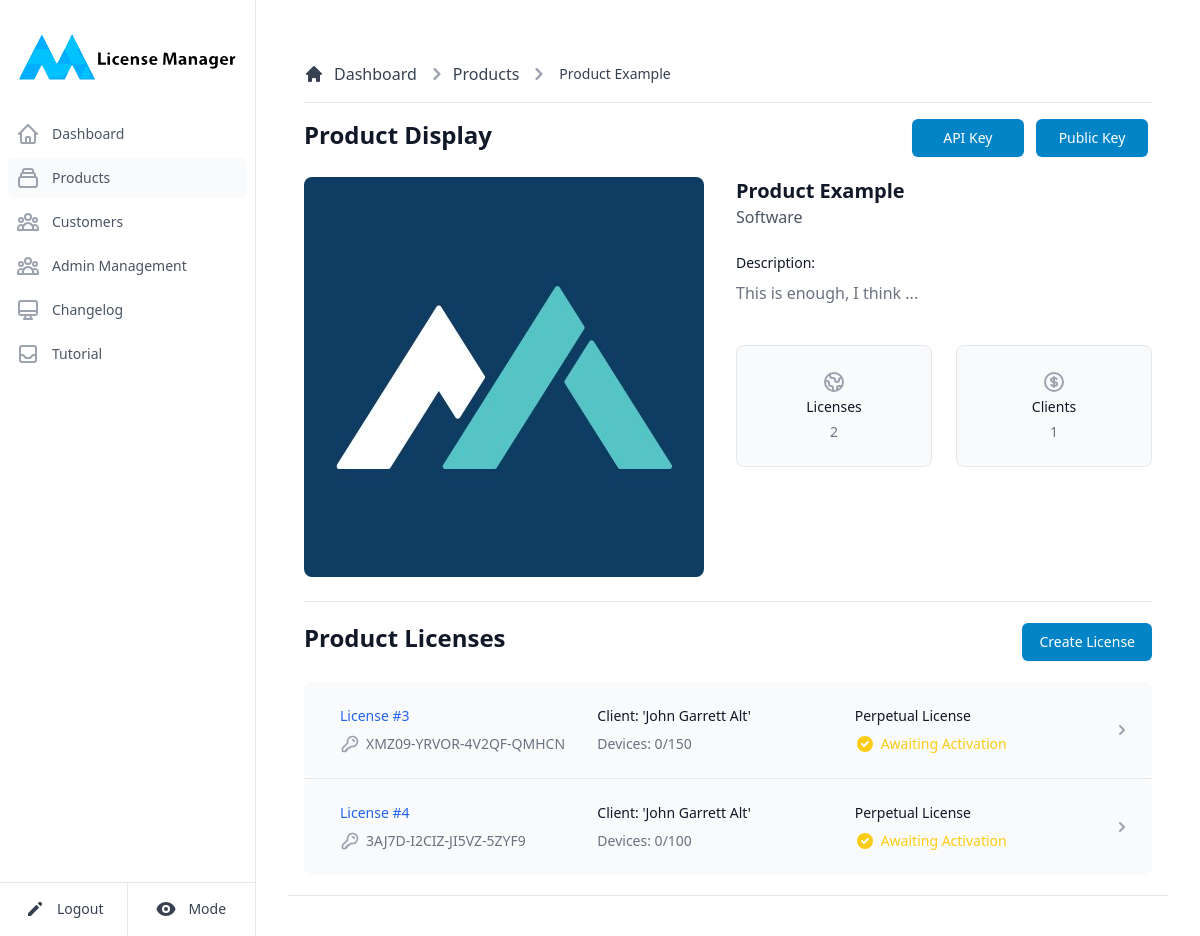
Page /products/id/1 (signed in) on the committed database.
### bin/models.py (models this page shows)
class Product(db.Model):
    __tablename__ = "product"
    id = db.Column( db.Integer, primary_key=True )
    name = db.Column( db.String(100), unique=True )
    category = db.Column( db.String(100) )
    image = db.Column( db.String(150) , nullable=False )
    details = db.Column( db.String(1000) )
    privateK = db.Column(db.String(1100), unique=True)
    publicK = db.Column(db.String(1100), unique=True)
    apiK = db.Column( db.String(100), unique=True )
    keys = db.relationship('Key', cascade='all,delete', backref='product')

class Key(db.Model):
    __tablename__ = "key"
    id = db.Column(db.Integer, primary_key=True)
    productid = db.Column(db.Integer, db.ForeignKey('product.id', ondelete="cascade"), nullable=False)
    clientid = db.Column(db.Integer, db.ForeignKey('client.id', ondelete="cascade"), nullable=False)
    serialkey = db.Column( db.String(100), unique = True)
    maxdevices = db.Column( db.Integer )
    devices = db.Column( db.Integer )
    status = db.Column( db.Integer )
    expirydate = db.Column( db.Integer, nullable=False)
    registrations = db.relationship('Registration', cascade='all,delete', backref='key')
    changelogs = db.relationship('Changelog', cascade='all,delete', backref='key')

class Client(db.Model):
    __tablename__ = "client"
    id = db.Column(db.Integer, primary_key = True)
    name = db.Column( db.String(100) )
    email = db.Column( db.String(100), unique = True)
    phone = db.Column( db.String(20) )
    country = db.Column( db.String(50) )
    registrydate = db.Column( db.Integer, nullable=False)
    keys = db.relationship('Key', cascade='all,delete', backref='client')

### bin/main.py (the view)
@main.route('/products/id/<productid>')
@login_required
def productDisplay(productid):
    return ProductHandler.displayProduct( productid )

### bin/databaseAPI.py (called while the page is built)
def getDistinctClients(productID):
    return db.session.query(Key.clientid).distinct().count()

def getProductByID(productID):
    return Product.query.filter_by(id = productID).first()

def getKeys(productID):
    return db.engine.execute("""
    SELECT * FROM key JOIN (select id as cid, name from client) ON cid = KEY.clientid where Key.productid = """ + str(productID)
    ).fetchall()

def getCustomer(customerName):
    if(customerName == '_ALL_'):
        return Client.query.all()
    return Client.query.filter(Client.name.contains(customerName)).all()

### bin/handlers/products.py (called while the page is built)
def displayProduct(productID):
    if( not str(productID).isnumeric() ):
        return Utils.render404("Product not found", "Sorry, but the product you have entered is invalid ...")
    licenses = DBAPI.getKeys(productID)
    productContent = DBAPI.getProductByID(productID)
    customers = DBAPI.getCustomer('_ALL_')
    clientcount = DBAPI.getDistinctClients(productID)
    if( productContent == None ):
        return Utils.render404("Product not found", "Sorry, but the product you have entered doesn't yet exist ...")
    return render_template('product.html', licenses = licenses, clients = clientcount, product = productContent, pubKey = productContent.publicK.decode('utf-8'), customers = customers, mode = request.cookies.get('mode'))

### bin/templates/product.html (shortened to what this page needs)
{% extends "base.html" %}
{% block second %}text-gray-600 bg-gray-50 dark:bg-gray-700{% endblock %}
{% block content %}
<main>
    <div class="p-4 bg-white block sm:flex items-center justify-between border-b border-gray-200 lg:mt-1.5 dark:bg-slate-900 dark:border-slate-700">
       <div class="mb-1 w-full">
			<div class="mb-2 pb-3">
				<nav class="flex mb-4 pb-4 border-b border-gray-200 dark:border-slate-700" aria-label="Breadcrumb">
					<ol class="inline-flex items-center space-x-1 md:space-x-2">
						<li class="inline-flex items-center">
							<a href="#" class="text-gray-700 hover:text-gray-900 inline-flex items-center dark:text-slate-300 dark:hover:text-slate-500">
								<svg class="w-5 h-5 mr-2.5" fill="currentColor" viewBox="0 0 20 20" xmlns="http://www.w3.org/2000/svg">
									<path d="M10.707 2.293a1 1 0 00-1.414 0l-7 7a1 1 0 001.414 1.414L4 10.414V17a1 1 0 001 1h2a1 1 0 001-1v-2a1 1 0 011-1h2a1 1 0 011 1v2a1 1 0 001 1h2a1 1 0 001-1v-6.586l.293.293a1 1 0 001.414-1.414l-7-7z"></path>
								</svg>
								Dashboard
							</a>
						</li>
						<li>
							<div class="flex items-center">
								<svg class="w-6 h-6 text-gray-400" fill="currentColor" viewBox="0 0 20 20" xmlns="http://www.w3.org/2000/svg">
									<path fill-rule="evenodd" d="M7.293 14.707a1 1 0 010-1.414L10.586 10 7.293 6.707a1 1 0 011.414-1.414l4 4a1 1 0 010 1.414l-4 4a1 1 0 01-1.414 0z" clip-rule="evenodd"></path>
								</svg>
								<a href="{{ url_for('main.products') }}" class="text-gray-700 hover:text-gray-900 ml-1 dark:text-slate-300 dark:hover:text-slate-500">Products</a>
							</div>
						</li>
						<li>
							<div class="flex items-center">
								<svg class="w-6 h-6 text-gray-400" fill="currentColor" viewBox="0 0 20 20" xmlns="http://www.w3.org/2000/svg">
									<path fill-rule="evenodd" d="M7.293 14.707a1 1 0 010-1.414L10.586 10 7.293 6.707a1 1 0 011.414-1.414l4 4a1 1 0 010 1.414l-4 4a1 1 0 01-1.414 0z" clip-rule="evenodd"></path>
								</svg>
								<a href="#" class="text-gray-700 hover:text-gray-900 ml-1 md:ml-2 text-sm font-medium dark:text-slate-300 dark:hover:text-slate-500">{{ product.name }}</a>
							</div>
						</li>
					</ol>
				</nav>
        <div class="flex justify-between">
          <h1 class="text-2xl font-semibold text-gray-900 dark:text-gray-100">Product Display</h1>
          <div>
            <button type="button" data-modal-toggle="copy-modal" class="copy-button w-28 mx-1 px-4 py-2 border border-transparent rounded-md shadow-sm text-sm font-medium text-white bg-sky-600 hover:bg-sky-800 focus:outline-none focus:ring-2 focus:ring-offset-2 focus:ring-indigo-500 dark:bg-sky-500 dark:hover:bg-sky-600 transition-all duration-300" content="{{ product.apiK }}">API Key</button>
            <button type="button" data-modal-toggle="copy-modal" class="copy-button w-28 mx-1 px-4 py-2 border border-transparent rounded-md shadow-sm text-sm font-medium text-white bg-sky-600 hover:bg-sky-800 focus:outline-none focus:ring-2 focus:ring-offset-2 focus:ring-indigo-500 dark:bg-sky-500 dark:hover:bg-sky-600 transition-all duration-300" content="{{ pubKey }}">Public Key</button>
          </div>
        </div>
			</div>
		<div class="bg-white border-b border-gray-200 dark:bg-slate-900 dark:border-slate-700">
			<div class="pb-6">
			  <div class="mt-1 w-full">
				<div class="flex">
					<div style="min-width: 400px; min-height: 400px; max-width: 400px; max-height: 400px">
						<img src="{{ product.image }}" class="rounded-lg" style="height: 100%;">
					</div>
					<div class="ml-8 max-h-96 w-full">
						<div>
							<h1 class="text-xl font-bold text-gray-900 dark:text-gray-300">{{ product.name }}</h1>
							<h2 class="text-m font-medium text-gray-600 dark:text-slate-400">{{ product.category }}</h2>
							<h2 class="mt-6 text-sm font-medium text-gray-900 dark:text-gray-300">Description:</h2>
							<div class="mt-2 prose prose-sm text-gray-500 max-h-32 overflow-y-auto dark:text-slate-400">
								<p>{{ product.details }}</p>
							</div>
						</div>
						<section aria-labelledby="policies-heading" class="mt-10">
						<dl class="grid grid-cols-2 gap-6">
							<div class="bg-gray-50 border border-gray-200 rounded-lg p-6 text-center dark:bg-slate-700 dark:border-slate-500">
							<dt>
								<span class="mt-4 text-sm font-medium text-gray-900 dark:text-slate-100"> Licenses </span>
							</dt>
							<dd class="mt-1 text-sm text-gray-500 dark:text-slate-400">{{licenses|length}}</dd>
							</div>
							<div class="bg-gray-50 border border-gray-200 rounded-lg p-6 text-center dark:bg-slate-700 dark:border-slate-500">
							<dt>
								<span class="mt-4 text-sm font-medium text-gray-900 dark:text-slate-100"> Clients </span>
							</dt>
							<dd class="mt-1 text-sm text-gray-500 dark:text-slate-400">{{clients}}</dd>
							</div>
						</dl>
						</section>
					</div>
				</div>
			  </div>
			</div>
		</div>
    {% if customers|length > 0 %}
      <div class="flex justify-between items-center">
        <h1 class="mt-5 mb-2 font-semibold text-gray-900 text-2xl dark:text-gray-100">Product Licenses</h1>
        <button type="button" class="w-fit px-4 py-2 mt-5 border border-transparent rounded-md shadow-sm text-sm font-medium text-white bg-sky-600 hover:bg-sky-800 focus:outline-none focus:ring-2 focus:ring-offset-2 focus:ring-indigo-500 dark:bg-sky-500 dark:hover:bg-sky-600 transition-all duration-300" data-modal-toggle="creation-modal">Create License</button>
      </div>
      {% if licenses|length > 0 %}
        <ul role="list" class="mt-5 divide-y divide-gray-200">
          {% for license in licenses %}
            <li>
              <a href="{{ url_for('main.licenseDisplay', licenseid = license.id) }}" class="group block bg-gray-50 pr-5 pl-5 rounded-lg dark:bg-slate-700 dark:hover:bg-slate-600 transition-all duration-300">
                <div class="flex items-center py-5 px-4 sm:py-6 sm:px-0">
                  <div class="min-w-0 flex-1 flex items-center">
                    <div class="min-w-0 flex-1 px-4 md:grid md:grid-cols-3 md:gap-4">
                      <div>
                        <p class="text-sm font-medium text-blue-600 truncate dark:text-sky-500">License #{{license.id}}</p>
                        <p class="mt-2 flex items-center text-sm text-gray-500 dark:text-gray-300">
                            <span class="truncate">{{license.serialkey}}</span>
                        </p>
                      </div>
                      <div class="hidden md:block">
                        <div>
                          <p class="text-sm text-gray-900 dark:text-gray-400">
                              Client: '{{license.name}}'
                          </p>
                          <p class="mt-2 flex items-center text-sm text-gray-500 dark:text-gray-300">
                              Devices: {{license.devices}}/{{license.maxdevices}}
                          </p>
                        </div>
                      </div>
                      <div class="hidden md:block">
                        <div>
                          <p class="text-sm text-gray-900 dark:text-gray-300">
                          </p>
                          {% if license.status == 0 %}
                            <p class="mt-2 flex items-center text-sm text-yellow-400">
                              Awaiting Activation
                            </p>
                          {% endif %}
                        </div>
                      </div>
                    </div>
                  </div>
                  <div>
                  </div>
                </div>
              </a>
            </li>
          {% endfor %}
        </ul>
      {% endif %}
    {% endif %}
    </div>
  </div>
 </main>
{% endblock %}

### bin/templates/base.html (shortened to what this page needs)
<!doctype html>
{% if mode is defined and mode == 'NIGHT' %}
<html lang="en" class="h-full dark">
{% else %}
<html lang="en" class="h-full">
{% endif %}
	<head>
		<link href="{{ url_for('static', filename='style.css') }}" rel="stylesheet">
		<script src="{{ url_for('static', filename='tailwind.js') }}"></script>
        <link rel="stylesheet" href="{{ url_for('static', filename='flowbite.min.css') }}" />
	</head>
	<body class="h-full dark:bg-slate-900">
		<div>
			<div class="hidden md:flex md:w-64 md:flex-col md:fixed md:inset-y-0">
			  <div class="flex-1 flex flex-col min-h-0 border-r border-gray-200 bg-white dark:bg-slate-900 dark:border-slate-700">
				<div class="flex-1 flex flex-col pt-5 pb-4 overflow-y-auto">
				  	<div class="flex items-center flex-shrink-0 px-4">
						<img class="w-full" src="{{ url_for('static', filename='logoComplete.svg') }}" alt="Workflow">
				  	</div>
				  <nav class="mt-5 flex-1 px-2 bg-white space-y-1 dark:bg-slate-900">
					<a href="{{ url_for('main.cpanel') }}" class="{% block first %}text-gray-600 hover:bg-gray-50{% endblock %} hover:text-gray-900 group flex items-center px-2 py-2 text-sm font-medium rounded-md dark:text-white dark:hover:bg-gray-700">
						Dashboard
					</a>
					<a href="{{ url_for('main.products') }}" class="{% block second %}text-gray-600 hover:bg-gray-50{% endblock %} hover:text-gray-900 group flex items-center px-2 py-2 text-sm font-medium rounded-md dark:text-white dark:hover:bg-gray-700">
						Products
					</a>
					<a href="{{ url_for('main.customers') }}" class="{% block third %}text-gray-600 hover:bg-gray-50{% endblock %} hover:text-gray-900 group flex items-center px-2 py-2 text-sm font-medium rounded-md dark:text-white dark:hover:bg-gray-700">
						Customers
					</a>
					{% if current_user.owner %}
					<a href="{{ url_for('main.adminsDisplay') }}" class="{% block fourth %}text-gray-600 hover:bg-gray-50{% endblock %} hover:text-gray-900 group flex items-center px-2 py-2 text-sm font-medium rounded-md dark:text-white dark:hover:bg-gray-700">
						Admin Management
					</a>
					{% endif %}
					<a href="{{ url_for('main.changelog') }}" class="{% block fifth %}text-gray-600 hover:bg-gray-50{% endblock %} hover:text-gray-900 group flex items-center px-2 py-2 text-sm font-medium rounded-md dark:text-white dark:hover:bg-gray-700">
						Changelog
					</a>
					<a href="{{ url_for('main.tutorial') }}" class="{% block sixth %}text-gray-600 hover:bg-gray-50{% endblock %} hover:text-gray-900 group flex items-center px-2 py-2 text-sm font-medium rounded-md dark:text-white dark:hover:bg-gray-700">
						Tutorial
					</a>
				  </nav>
				</div>
				<div class="border-t dark:border-slate-700">
					<div class="-mt-px flex divide-x divide-gray-200 dark:divide-slate-800">
					   <div class="w-0 flex-1 flex">
							<a href="{{ url_for('auth.logout') }}" class="relative -mr-px w-0 flex-1 inline-flex items-center justify-center py-4 text-sm text-gray-700 font-medium border border-transparent rounded-bl-lg hover:text-gray-500 dark:text-slate-400 dark:hover:text-slate-100">
								<svg xmlns="http://www.w3.org/2000/svg" class="h-5 w-5" viewBox="0 0 20 20" fill="currentColor">
									<path d="M13.586 3.586a2 2 0 112.828 2.828l-.793.793-2.828-2.828.793-.793zM11.379 5.793L3 14.172V17h2.828l8.38-8.379-2.83-2.828z"></path>
								</svg>
								<span class="ml-3">Logout</span>
							</a>
					   </div>
					   <div class="-ml-px w-0 flex-1 flex">
					   <button id="themeApplier" class="relative w-0 flex-1 inline-flex items-center justify-center py-4 text-sm text-gray-700 font-medium border border-transparent rounded-br-lg hover:text-gray-500 dark:text-slate-400 dark:hover:text-slate-100">
						  <span class="ml-3">Mode</span>
						</button>
					   </div>
					</div>
				</div>
			  </div>
			</div>
			<div class="md:pl-64 flex flex-col flex-1 dark:bg-slate-900">
                <main class="flex-1">
                    <div class="py-6">
                        <div class="mx-auto px-4 sm:px-6 md:px-8">
                            <div class="py-4">
                                <div class="mx-auto w-full h-96 h-fit">
                                    {% block content %}{% endblock %}
                                </div>
                            </div>
                        </div>
                    </div>
                </main>
            </div>
        </div>
    </body>
</html>

### rows in the picture
Product: name "Product Example", image (placeholder picture), category "Software", details "This is enough, I think ..."
Key: id "3", serialkey "XMZ09-YRVOR-4V2QF-QMHCN", name "John Garrett Alt", devices "0", maxdevices "150", status 0 (drawn)
Key: id "4", serialkey "3AJ7D-I2CIZ-JI5VZ-5ZYF9", name "John Garrett Alt", devices "0", maxdevices "100", status 0 (drawn)

### other values in the picture
{{ licenses|length }} "2"
{{ clients }} "1"
